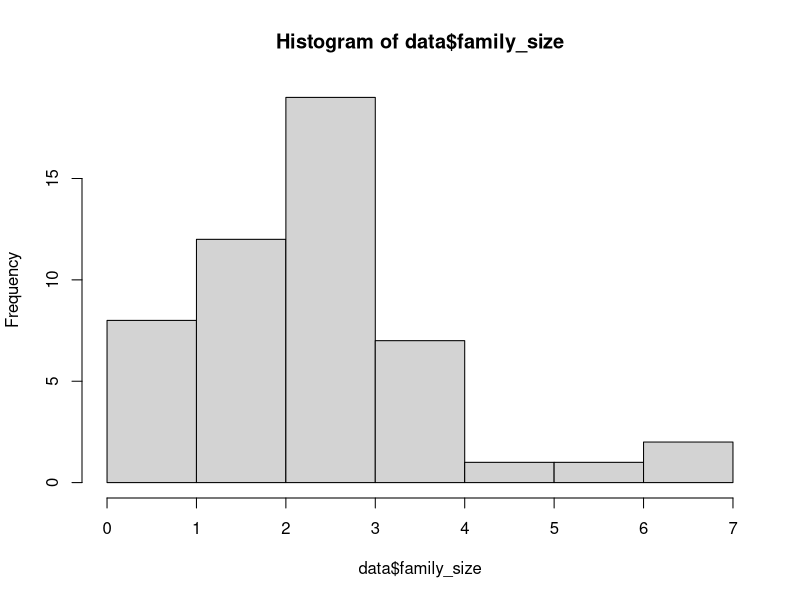
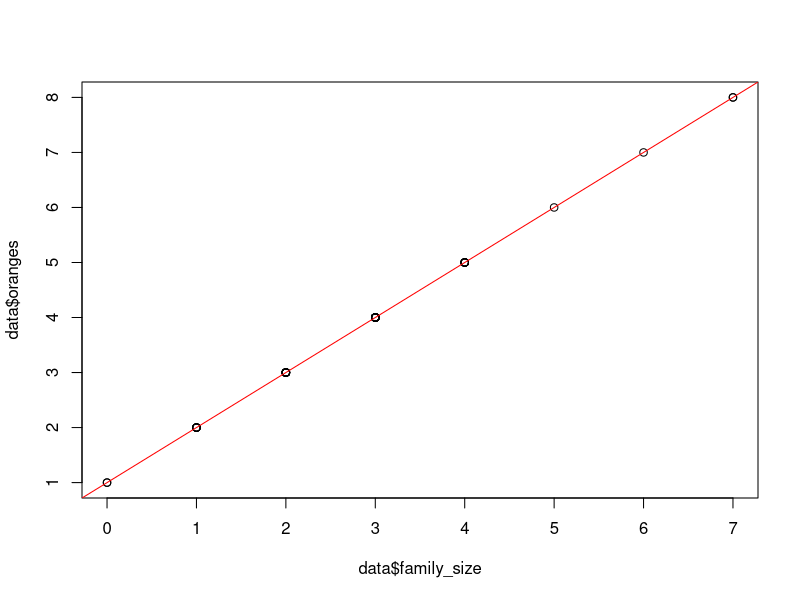
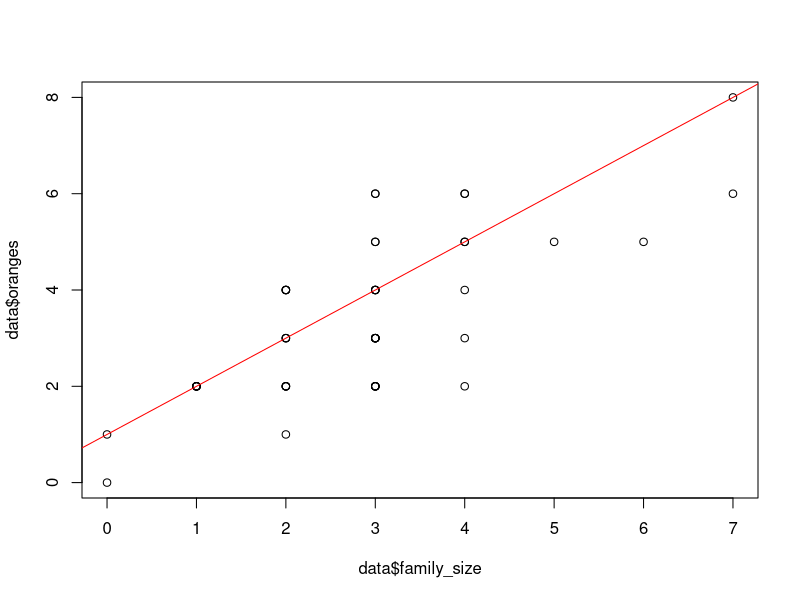
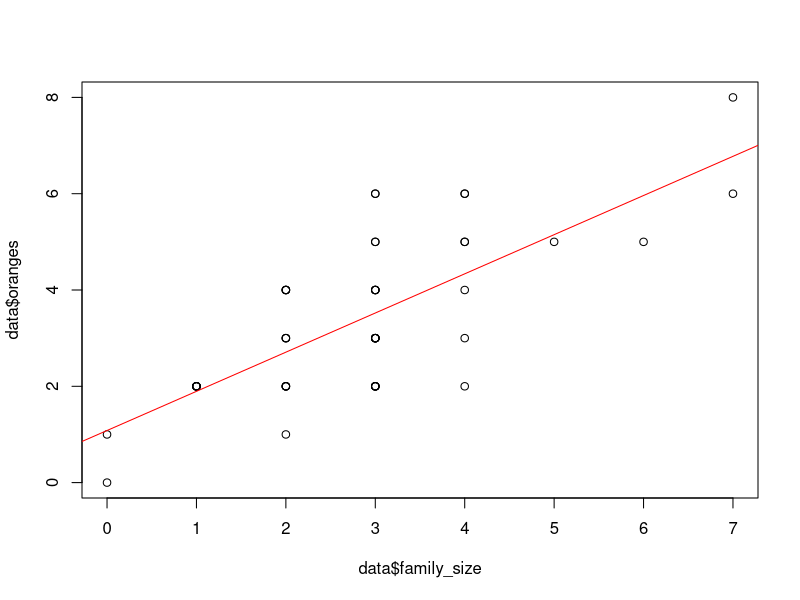
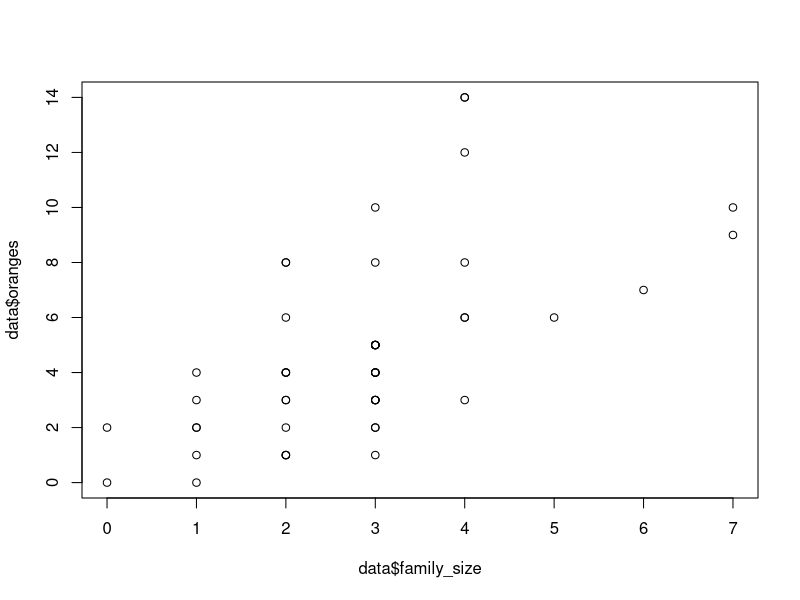
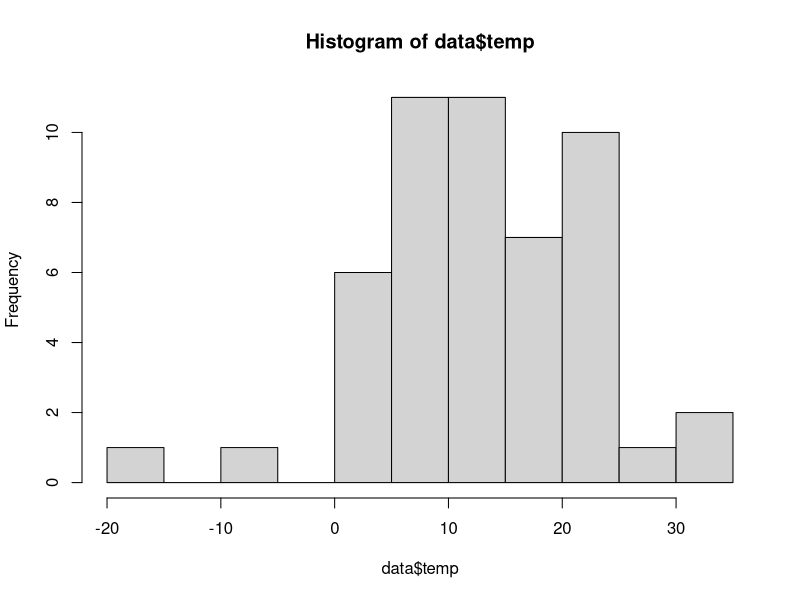

Generate these figures, in order, with R:
library(dplyr)
# generate simple data

set.seed(111)
data <- data.frame(
  family_size = rpois(50, 3)
) %>% mutate(oranges = family_size+1)

hist(data$family_size)
plot(x = data$family_size, y = data$oranges)
abline(a = 1, b = 1, col = "red")
cor(data$family_size, data$oranges)

# ściśle liniowa zależność, możemy precyzyjnie wyliczyć ze wzoru

# teraz wprowadzam trochę losowości
# 0 - nie lubi pomarańczy z prawdopodobieństwem 30%
# 1 - chce 1 pomarańcze z prawdopodobieństwem 50%
# 2 - chce 2 pomarańcze z prawdopodobieństwem 20%

get_preference = function(family_size){
  sapply(family_size, function(x) {
    sum(sample(c(0, 1, 2), size = x, replace = T, prob = c(0.3, 0.5, 0.2)))
    }
    )
}

set.seed(123)
data <- data %>% mutate(oranges = get_preference(family_size+1))

plot(x = data$family_size, y = data$oranges)
abline(a = 1, b = 1, col = "red")

# suma kwadratów reszt
# y = ax + b + e
# sum(e^2) = sum((y - ax - b)^2)

data$y_fit = data$family_size + 1
data$e = data$oranges - data$y_fit

sum(data$e^2)

# czy mogę dopasować lepiej?

model <- lm(oranges ~ family_size, data = data)
summary(model)

sum(model$residuals^2) # niższe

plot(data$family_size, data$oranges)
abline(a = model$coefficients[1], b = model$coefficients[2], col = "red")


# dodanie więcej zmiennych

# wyprzedaż:
# wersja I (liniowa): jeśli jest wyprzedaż, ludzie biorą jedną pomarańczę więcej
# wersja II: interakcyjna - więcej pomarańczy na każdego kupującego

set.seed(456)
data$sale = sample(c(0, 1), 50, replace = T, prob = c(0.7, 0.3))
data$oranges = get_preference(data$family_size+1) + data$sale

model <- lm(oranges ~ family_size + sale, data = data)
summary(model)

model <- lm(oranges ~ family_size + family_size*sale, data = data)
summary(model)
  
data$oranges = get_preference(data$family_size+1)*(1 + data$sale)

model <- lm(oranges ~ family_size + sale, data = data)
summary(model)

sum(model$residuals^2)

model <- lm(oranges ~ family_size*sale, data = data)
summary(model)

sum(model$residuals^2) # niższy błąd

plot(data$family_size, data$oranges)


# dodać zmienną, która nie ma wpływu na y

set.seed(789)
data$temp = round(rnorm(50, 15, 10))
hist(data$temp)

model <- lm(oranges ~ family_size*sale + temp, data = data)
summary(model)

model <- lm(oranges ~ family_size*sale, data = data)
summary(model) # usunięcie nieistotnej zmiennej poprawia skorygowany R2, ale obniża zwykły

# zmienna może wyjść istotna w 5% przypadków
n_sig <- 0

for(i in 1:1000){
  data$temp = round(rnorm(50, 15, 10))
  model <- lm(oranges ~ family_size*sale + temp, data = data)
  summ <- summary(model)
  p_val <- summ$coefficients["temp",4]
  if(p_val < 0.05) n_sig <- n_sig + 1
}

n_sig
# zgadza się


# ćwiczenie: regresja pozorna

# powtarzaj wiele razy symulację (1000)
# generuj zmienne x i y, które są zależne od swojej przeszłości
# estymuj model i sprawdzaj, w ilu przypdkach p-value jest mniejsze od 5%

n_sig <- 0

for(i in 1:1000){
  
  x = vector()
  y = vector()
  x[1] = 0
  y[1] = 0
  
  for(j in 2:100){
    x[j] = x[j-1]*(-0.9) + rnorm(1)
    y[j] = y[j-1]*(-0.9) + rnorm(1)
  }
  
  model <- lm(y ~ x)
  summ <- summary(model)
  p_val <- summ$coefficients["x",4]
  if(p_val < 0.05) n_sig <- n_sig + 1
}

n_sig
